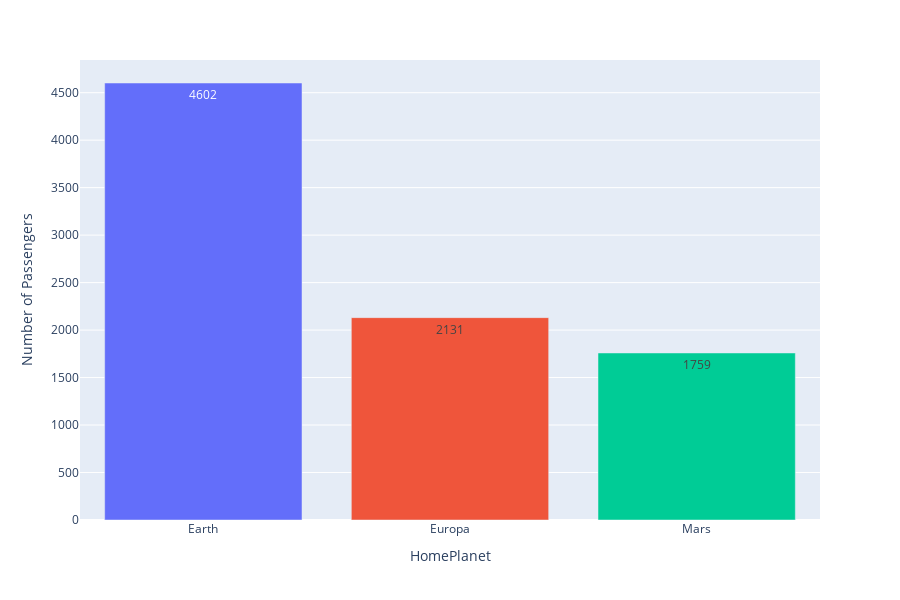

This figure's notebook cell:
### Markdown cell above
### Home Planet

### Code cell
plot_categorical_values(training_data, "HomePlanet")

### Figure 1 — Plotly figure (JSON) as saved in the notebook; plotly's stock layout.template omitted (floating-point values rounded to 4 significant figures)
{"data": [{"alignmentgroup": "True", "hovertemplate": "HomePlanet=%{x}<br>count=%{y}<extra></extra>", "legendgroup": "Earth", "marker": {"color": "#636efa", "pattern": {"shape": ""}}, "name": "Earth", "offsetgroup": "Earth", "orientation": "v", "showlegend": true, "textposition": "auto", "texttemplate": "%{y}", "type": "bar", "x": ["Earth"], "xaxis": "x", "y": [4602], "yaxis": "y"}, {"alignmentgroup": "True", "hovertemplate": "HomePlanet=%{x}<br>count=%{y}<extra></extra>", "legendgroup": "Europa", "marker": {"color": "#EF553B", "pattern": {"shape": ""}}, "name": "Europa", "offsetgroup": "Europa", "orientation": "v", "showlegend": true, "textposition": "auto", "texttemplate": "%{y}", "type": "bar", "x": ["Europa"], "xaxis": "x", "y": [2131], "yaxis": "y"}, {"alignmentgroup": "True", "hovertemplate": "HomePlanet=%{x}<br>count=%{y}<extra></extra>", "legendgroup": "Mars", "marker": {"color": "#00cc96", "pattern": {"shape": ""}}, "name": "Mars", "offsetgroup": "Mars", "orientation": "v", "showlegend": true, "textposition": "auto", "texttemplate": "%{y}", "type": "bar", "x": ["Mars"], "xaxis": "x", "y": [1759], "yaxis": "y"}], "layout": {"barmode": "relative", "height": 600, "legend": {"title": {"text": "HomePlanet"}, "tracegroupgap": 0}, "margin": {"t": 60}, "showlegend": false, "width": 900, "xaxis": {"anchor": "y", "categoryarray": ["Earth", "Europa", "Mars"], "categoryorder": "array", "domain": [0, 1], "title": {"text": "HomePlanet"}}, "yaxis": {"anchor": "x", "domain": [0, 1], "title": {"text": "Number of Passengers"}}}}
